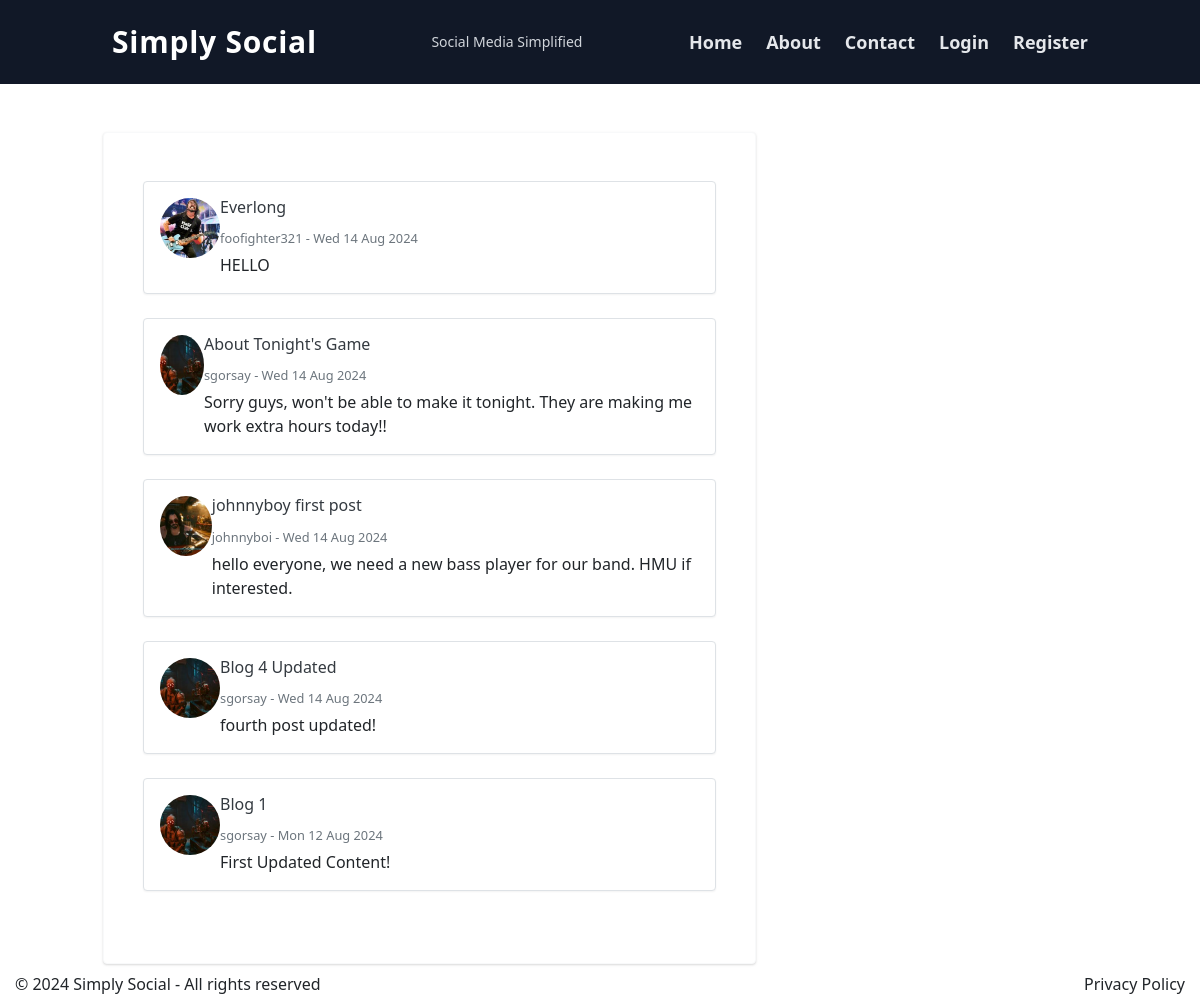
/blog/home/, run on an earlier commit of the app's database.
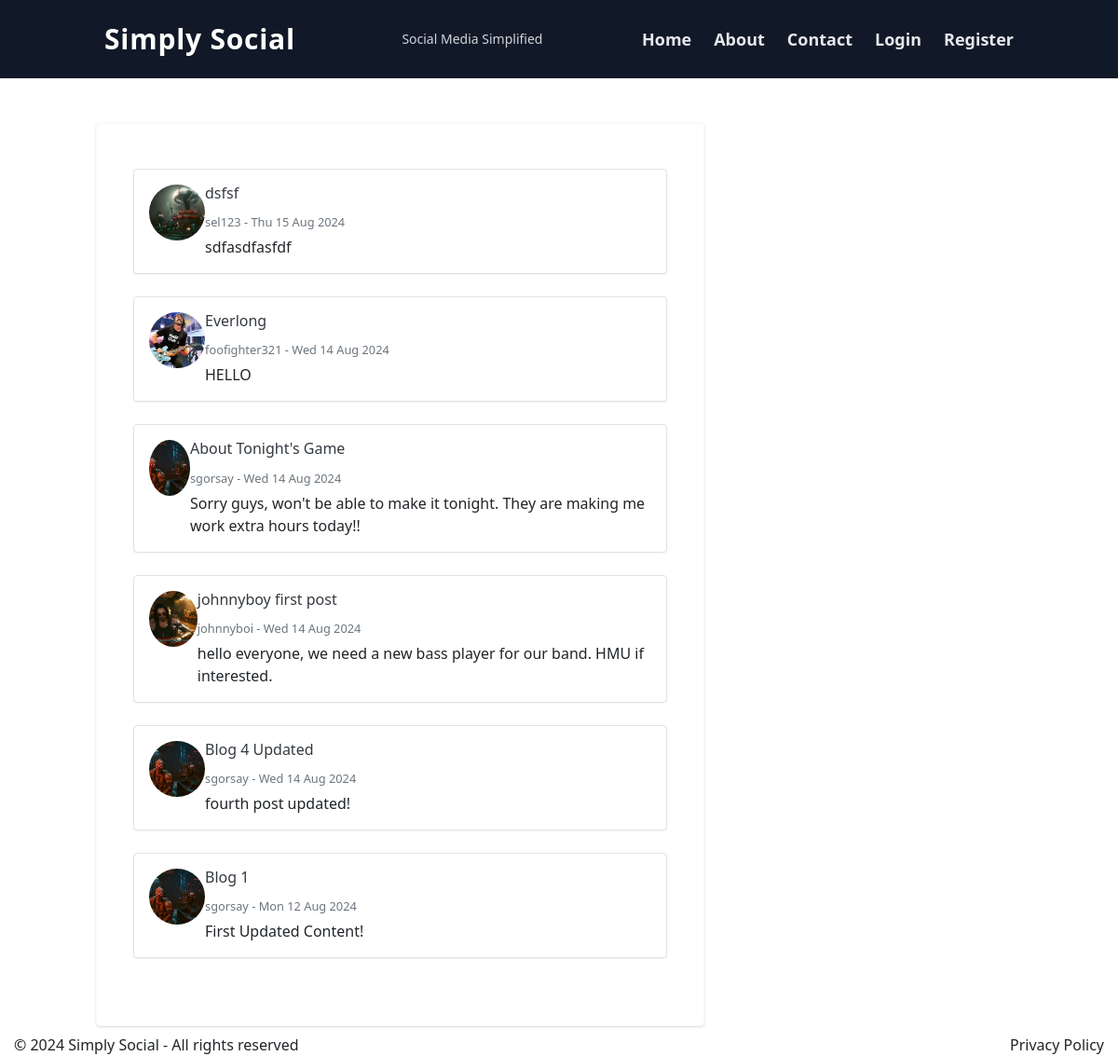
And on a later commit of the database.
### blog/models.py (models this page shows, shortened)
class Post(models.Model):
    title = models.CharField(max_length=100)
    content = models.TextField()
    date_posted = models.DateTimeField(default = timezone.now)
    author = models.ForeignKey(User, on_delete=models.CASCADE)

### users/models.py (models this page shows, shortened)
class Profile(models.Model):
    user = models.OneToOneField(User, on_delete=models.CASCADE)
    image = models.ImageField(default='default.jpg', upload_to='profile_pics')
    bio = models.TextField(default="Hi! I am using Simply Social")

### blog/views.py (the view)
# urls.py: path('home/', PostListView.as_view(), name='blog-home'),
class PostListView(ListView):
    model = Post
    template_name = 'blog/home.html' # <app>/<model>_<viewtype>.html
    context_object_name = 'posts'
    ordering = ['-date_posted']

### blog/templates/blog/home.html
{% extends "blog/base.html" %}
{% block content %}
    <div class="container my-4">
        <div class="row">
            {% for post in posts %}
                <div class="col-12 mb-4">
                    <div class="d-flex align-items-right p-3 border rounded bg-white shadow-sm">
                        <div class="me-4">
                            <img src="{{ post.author.profile.image.url }}"
                                 class="img-fluid rounded-circle"
                                 style="width: 60px; height: 60px; object-fit: cover;"
                                 alt="Profile picture of {{ post.author }}">
                        </div>
                        <div class="flex-grow-1">
                            <h4 class="mb-2">
                                <a class="text-dark" href="{% url 'post-detail' post.id  %}" style="text-decoration:none">{{ post.title }}</a>
                            </h4>
                            <p class="text-muted mb-1">
                                <small><a href="{% url 'profile-view' post.author.username %}">{{ post.author }}</a> - {{ post.date_posted|date:"D d M Y" }}</small>
                            </p>
                            <p class="mb-0">{{ post.content }}</p>
                        </div>
                    </div>
                </div>
            {% endfor %}
        </div>
    </div>
{% endblock content %}

What changed in the data, as far as the page shows it:
added Post: author.profile.image (placeholder picture), title "dsfsf", author "sel123", date_posted "Thu 15 Aug 2024", content "sdfasdfasfdf"
